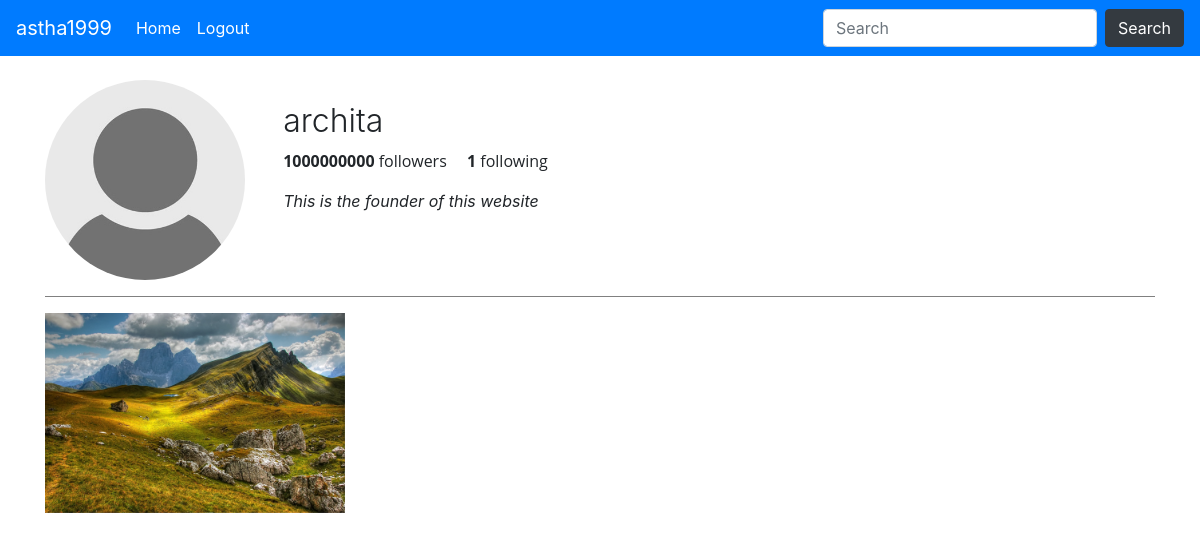
Page /feed/archita (signed in) on the committed database.
### userfeed/models.py (models this page shows, shortened)
class Profile(models.Model):
    user=models.ForeignKey(User,on_delete=models.CASCADE)       #user who created the profile
    displayPicture=models.ImageField(upload_to="Profiles", default="default/default-user-icon.jpg")
    bio=models.CharField(max_length=200, blank=True)
    followers=models.IntegerField(default=0)
    following=models.IntegerField(default=0)

class Post(models.Model):
    user=models.ForeignKey(User,on_delete=models.CASCADE)       #user who posts th Post
    caption= models.CharField(max_length=200)
    image = models.ImageField(upload_to="Posts")
    date=models.DateTimeField(auto_now_add=True)

### userfeed/views.py (the view)
# urls.py: path("<str:username>",views.userProfile,name="userprofile"),
def userProfile(request,username):
    users = User.objects.filter(username=username)
    if users:
        for user in users:
            profile=Profile.objects.get(user=user)
            posts=getPostImages(user)
            followers=profile.followers
            following=profile.following
            userImage=profile.displayPicture
            data={'username':user.username,
                'fname':user.first_name,
                'lname':user.last_name,
                'bio':profile.bio,
                'followers':followers,
                'following':following,
                'userImage':userImage,
                'posts':posts,
            }
            return render(request, 'userfeed/userprofile.html',data)
    else:
        messages.success(request, "User does not exist")
        return redirect('/feed')

### userfeed/views.py (called while the page is built)
def getPostImages(user):
    postObj = Post.objects.filter(user=user)
    imgList= [postObj[i:i+3] for i in range(0, len(postObj), 3)]
    return imgList

### templates/userfeed/userprofile.html (shortened to what this page needs)
{% extends 'base.html' %}
{% block body %}
<div class="container my-4">
    <div class="media">
    <img src="{{userImage.url}}" class="align-self-start mr-3 userImage" alt="...">
    <div class="media-body content">
        <h2 class="mt-0" style="font-weight: 300;">{{username}}</h2>
        <p class="followers"><span><b>{{followers}}</b> followers</span>
        <span class="ml-3"><b>{{following}}</b> following</span> </p>
        <p><i>{{bio}}</i></p>
        </div>
    </div>
    <hr>
    <div class='row'>
        {% for i in posts %}
            {% for post in i %}
                <div class='col-md-4'>
                    <img src="{{post.image.url}}" alt="Image" class='sz'>
                </div>
            {% endfor %}
        {% endfor %}
    </div>
</div>
{% endblock body %}

### templates/base.html (shortened to what this page needs)
<html>
    <head>
        <link rel="stylesheet" href="https://stackpath.bootstrapcdn.com/bootstrap/4.4.1/css/bootstrap.min.css">
    </head>
    <body>
        <nav class="navbar navbar-expand-lg navbar-dark bg-primary">
            {% if request.user.is_authenticated %}
                <a class="navbar-brand" href="{% url 'userprofile' request.user %}">{{request.user}}</a>
            {% else %}
              <a class="navbar-brand" href="#">WebSocial</a>
            {% endif %}
            <div class="collapse navbar-collapse" id="navbarSupportedContent">
                <ul class="navbar-nav mr-auto">
                  {% if request.user.is_authenticated %}
                    <li class="nav-item active">
                      <a class="nav-link" href="/feed">Home <span class="sr-only">(current)</span></a>
                    </li>
                    <li class="nav-item active">
                      <a class="nav-link" href="/logout">Logout <span class="sr-only">(current)</span></a>
                    </li>
                    {% endif %}
                </ul>
                <form class="form-inline my-2 my-lg-0">
                  <input class="form-control mr-sm-2" type="search" placeholder="Search" aria-label="Search">
                  <button class="btn btn-dark my-2 my-sm-0 " type="submit">Search</button>
                </form>
              </div>
          </nav>
        {% block body %}
        {% endblock body %}
    </body>
</html>

### rows in the picture
Profile: bio "This is the founder of this website"
Post: image (picture)

### other values in the picture
{{ request.user }} "astha1999"
{{ username }} "archita"
{{ followers }} "1000000000"
{{ following }} "1"
